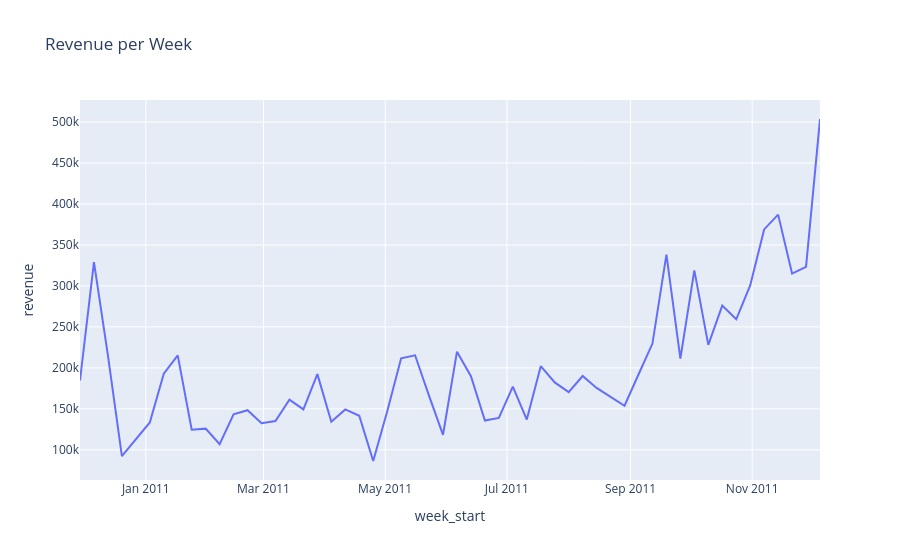

Here is the notebook cell this chart was saved with:
### Markdown cell above
I den veckovisa försäljningen så kan vi jämföra de två första veckorna med de två sista veckorna och se att försäljningen har ökat betydligt senaste året på veckobasis. Speglar denna förändring även tidigare under 2010 så har 2011 varit ett riktigt bra år. 

Vi skulle senare kunna kika på hur verksamheten har förändrats och vad skillnaderna i kunder och utbud är mellan dessa två perioder.

Nedan är graf på veckovis försäljning.

### Code cell
fig_rev_week = px.line(
    df_rev_week,
    x='week_start',
    y='revenue',
    title='Revenue per Week'
)
fig_rev_week.write_html("C:/Users/Decss/Desktop/SQL-övning/Analysis/HTML/weekly_revenue.html",
    include_plotlyjs='cdn')
fig_rev_week.show()
